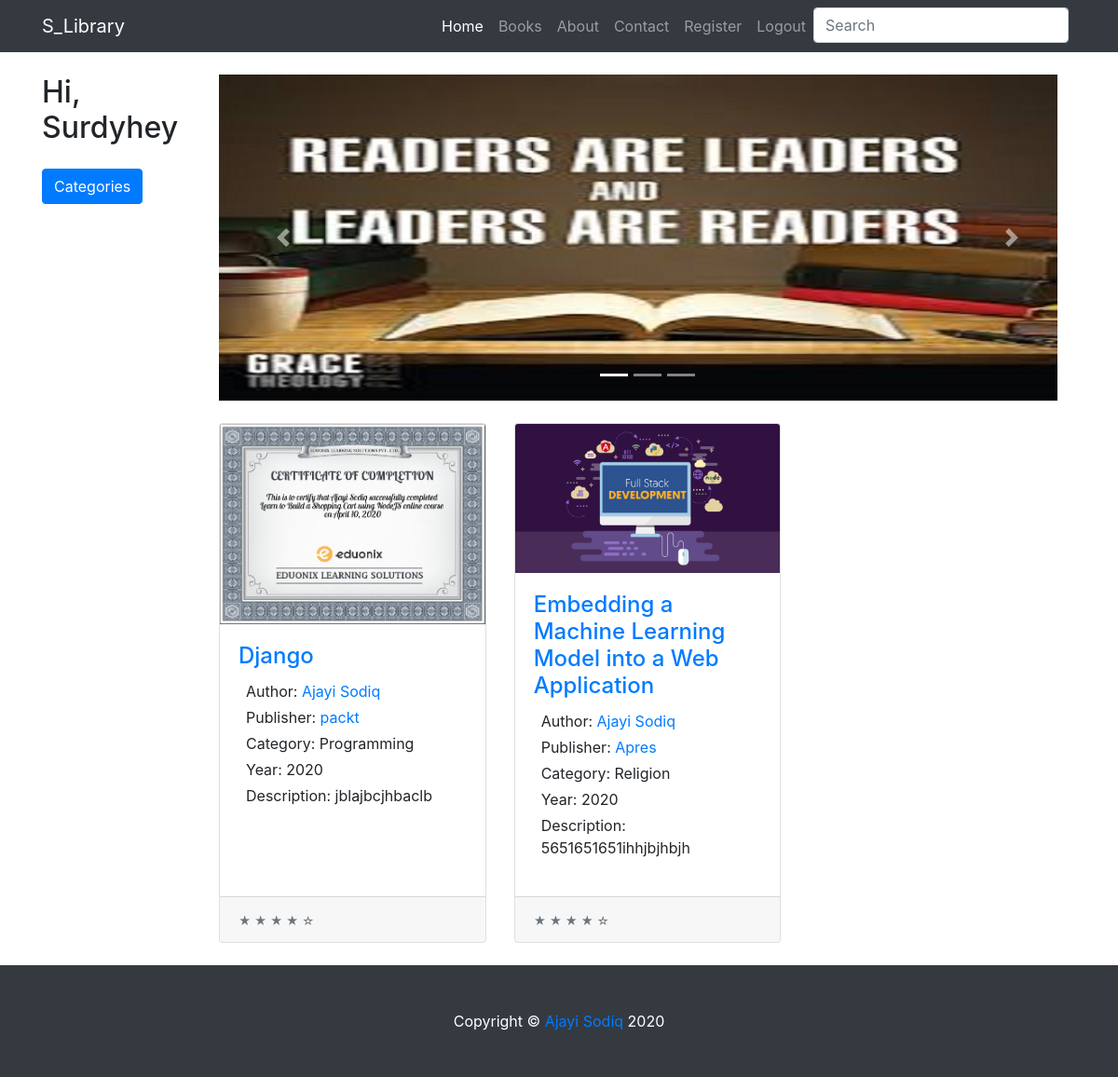
Screenshot of / (signed in) with the database file from the repository.
### users/models.py (models this page shows)
class CustomUser(AbstractUser):
    pass

### books/models.py (models this page shows, shortened)
class Book(models.Model):
    id = models.UUIDField(
        primary_key=True,
        default=uuid.uuid4,
        editable=False)
    title = models.CharField(max_length=200)
    ebook = models.FileField(upload_to='books', default='')
    author = models.ForeignKey('Author', on_delete=models.CASCADE, related_name='shows', default='')
    price = models.DecimalField(max_digits=6, decimal_places=2, blank=True)
    images = models.ImageField(upload_to='images/', blank=False)
    isbn = models.CharField(max_length=200, default='')
    year = models.PositiveIntegerField(default='')
    publisher = models.ForeignKey('Publisher', on_delete=models.CASCADE, related_name='shows', default='')
    description = models.CharField(max_length=1000, default='')
    image_thumbnail = ImageSpecField(source='images',
                                     processors=[ResizeToFill(700, 400)],
                                     format='JPEG',
                                     options={'quality': 95})
    category = models.ForeignKey('Category', on_delete=models.CASCADE, related_name='shows', default='')
    class Meta:
        indexes = [
            models.Index(fields=['id'], name='id_index'),
        ]
        permissions = [
            ("special_status", "Can read all books"),
        ]
    def get_absolute_url(self):
        return reverse('books:book_detail', kwargs={'pk': str(self.pk)})

class Author(models.Model):
    author = models.CharField(max_length=200, default='')
    slug = models.SlugField(max_length=200, db_index=True, unique=True)
    class Meta:
        verbose_name = 'Author'
        verbose_name_plural = 'Authors'
    def __str__(self):
        return self.author

class Publisher(models.Model):
    publisher = models.CharField(max_length=200, default='')
    slug = models.SlugField(max_length=200, db_index=True, unique=True)
    class Meta:
        verbose_name = 'Publisher'
        verbose_name_plural = 'Publishers'
    def __str__(self):
        return self.publisher

class Category(models.Model):
    category = models.CharField(max_length=200, default='')
    slug = models.SlugField(max_length=200, db_index=True, unique=True)
    class Meta:
        verbose_name = 'Category'
        verbose_name_plural = 'Categories'
    def __str__(self):
        return self.category
    def get_absolute_url(self):
        return reverse('books:book_category', args=[self.slug])

### books/views.py (the view)
# urls.py: path('', BookListView.as_view(), name='book_list'),
class BookListView(LoginRequiredMixin, ListView):
    model = Book
    context_object_name = 'book_list'
    template_name = 'books/book_list.html'
    login_url = 'account_login'
    paginate_by = 2
    def get_context_data(self, **kwargs):
        context = super().get_context_data(**kwargs)
        context['categories'] = Category.objects.all()
        context['authors'] = Author.objects.all()
        context['publisher'] = Publisher.objects.all()
        return context

### templates/books/book_list.html (shortened to what this page needs)
{% extends 'base.html' %}
{% load static %}
{% block left_item %}
<div class="col-lg-2">
    <h2 class="my-4">Hi, {{request.user}}</h2>
    <a href="#demo" class="btn btn-primary" data-toggle="collapse">Categories</a>
</div>
{% endblock left_item %}
{% block content %}
{% for book in  book_list %}
<div class="col-lg-4 col-md-6 mb-4">
    <div class="card h-100">
        {% if book.images %}
        <a href="{{book.get_absolute_url}}"><img class="card-img-top" src="{{book.image_thumbnail.url}}" alt=""></a>
        {% else %}
        <a href="{{book.get_absolute_url}}"><img class="card-img-top" src="{% static 'images/700x400.png' %}" alt=""></a>
        {% endif %}
        <div class="card-body">
            <h4 class="card-title">
                <a href="{{book.get_absolute_url}}">{{book.title}}</a>
            </h4>
            <ul class="pl-2  remove ">
                <li class="mb-1">Author: <a href="{% url 'books:book_author' book.author.slug %}">{{book.author}}</a></li>
                <li class="mb-1">Publisher: <a href="{% url 'books:book_publisher' book.publisher.slug %}">{{book.publisher}}</a></li>
                <li class="mb-1">Category: {{book.category}}</li>
                <li class="mb-1">Year: {{book.year}}</a></li>
                <li class="mb-1">Description: {{book.description}}</li>
            </ul>
        </div>
        <div class="card-footer">
            <small class="text-muted">&#9733; &#9733; &#9733; &#9733; &#9734;</small>
        </div>
    </div>
</div>
{% endfor %}
{% endblock content %}

### templates/base.html (shortened to what this page needs)
{% load static %}
<!DOCTYPE html>
<html lang="en">
<head>
    <link href="{% static 'css/bootstrap.min.css' %}" rel="stylesheet">
    <link href="{% static 'css/shop-homepage.css' %}" rel="stylesheet">
    <link href="{% static 'css/font-awesome.min.css' %}" rel="stylesheet">
    <link href="{% static 'css/custom.css' %}" rel="stylesheet">
</head>
<body>
    <nav class="navbar navbar-expand-lg navbar-dark bg-dark fixed-top">
        <div class="container">
            <a class="navbar-brand" href="{% url 'pages:home' %}">S_Library</a>
            <div class="collapse navbar-collapse" id="navbarResponsive">
                <ul class="navbar-nav ml-auto" style="font-size: 1em !important;">
                    <li class="nav-item active">
                        <a class="nav-link" href="{% url 'pages:home' %}">Home
                        </a>
                    </li>
                    <li class="nav-item">
                        <a class="nav-link" href="{% url 'pages:home' %}">Books</a>
                    </li>
                    <li class="nav-item">
                        <a class="nav-link" href="{% url 'pages:about' %}">About</a>
                    </li>
                    <li class="nav-item">
                        <a class="nav-link" href="{% url 'pages:contact_us' %}">Contact</a>
                    </li>
                    <li class="nav-item">
                        <a class="nav-link" href="{% url 'account_signup' %}">Register</a>
                    </li>
                    <li class="nav-item">
                        {% if user.is_authenticated %}
                        <a class="nav-link" href="{% url 'account_logout' %}">Logout</a>
                        {% else %}
                        <a class="nav-link" href="{% url 'account_login' %}">Login</a>
                        {% endif %}
                    </li>
                    <li class="nav-item">
                        <form class="form-inline mt-2 mt-md-0" action="{% url 'books:search_results' %}" method="get">
                        <input name="q" class="form-control mr-sm-2" type="text" placeholder="Search" aria-label="Search">
                        </form>
                    </li>
                </ul>
            </div>
        </div>
    </nav>
    <div class="container">
        <div class="row">
            {% block left_item %}{% endblock left_item %}
            <div class="col-lg-10">
                {% include 'books/carousel.html' %}
                <div class="row">
{% block content %}
{% endblock content %}
</div>
</div>
</div>
</div>
<footer class="py-5 bg-dark">
<div class="container">
<p class="m-0 text-center text-white">Copyright &copy;<a href="http://sodeeqajayi.pythonanywhere.com/"> Ajayi Sodiq  </a>{% now 'Y' %}
</p>
</div>
</footer>
</body>
</html>

### templates/books/carousel.html (shortened to what this page needs)
{% load static %}
<div id="carouselExampleIndicators" class="carousel slide my-4" data-ride="carousel">
    <ol class="carousel-indicators">
        <li data-target="#carouselExampleIndicators" data-slide-to="0" class="active"></li>
        <li data-target="#carouselExampleIndicators" data-slide-to="1"></li>
        <li data-target="#carouselExampleIndicators" data-slide-to="2"></li>
    </ol>
    <div class="carousel-inner" role="listbox">
        <div class="carousel-item active">
            <img class="d-block img-fluid" src="{% static 'images/download.jpg' %}" alt="First slide" >
        </div>
    </div>
    <a class="carousel-control-prev" href="#carouselExampleIndicators" role="button" data-slide="prev">
        <span class="carousel-control-prev-icon" aria-hidden="true"></span>
    </a>
    <a class="carousel-control-next" href="#carouselExampleIndicators" role="button" data-slide="next">
        <span class="carousel-control-next-icon" aria-hidden="true"></span>
    </a>
</div>

### static/css/shop-homepage.css (style rules this page uses)
body { padding-top: 56px; }

### static/css/custom.css (style rules this page uses)
.remove { list-style: none; margin-bottom: 20px !important; }

### rows the page displays
CustomUser: user "Surdyhey"
Book: image_thumbnail (picture), title "Django", author "Ajayi Sodiq", publisher "packt", category "Programming", year "2020", description "jblajbcjhbaclb"
Book: image_thumbnail (picture), title "Embedding a Machine Learning Model into a Web Application", author "Ajayi Sodiq", publisher "Apres", category "Religion", year "2020", description "5651651651ihhjbjhbjh"
